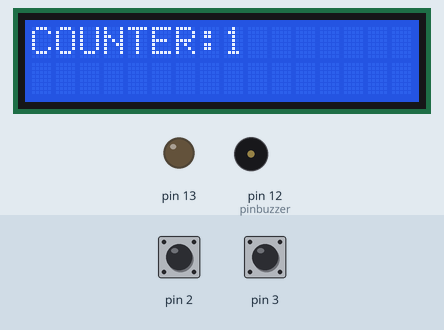
The sketch below on a simulated Arduino Uno, built with avr-gcc and run on an emulated ATmega328P. On the bench: 16×2 character LCD, output pins drawn as LEDs (lit = HIGH), buzzer (waves = sounding). The inputs (shaded band) are chosen by the test bench; at power-on: pin 3 HIGH, pin 2 HIGH.

Above: at 4.2 s.
4.3 s: pin 3 pulled LOW for 0.15 s
At 4.8 s:
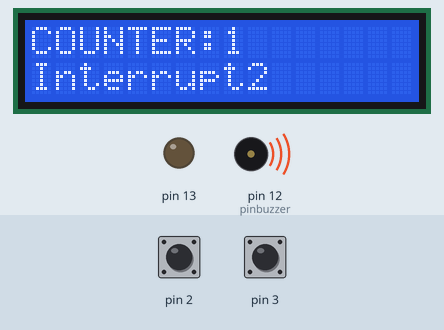
7.4 s: pin 2 pulled LOW for 0.15 s
At 7.9 s:
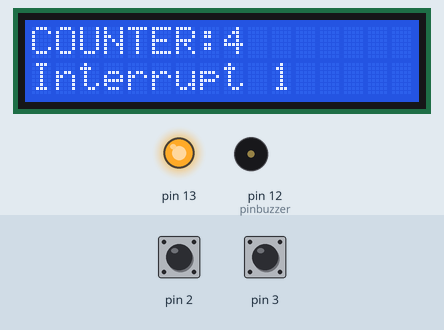
9.5 s: pin 2 pulled LOW for 1 s
At 10.9 s:
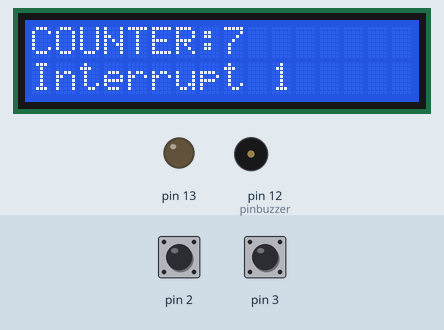
12.6 s: pin 3 pulled LOW for 1 s
At 14.9 s:
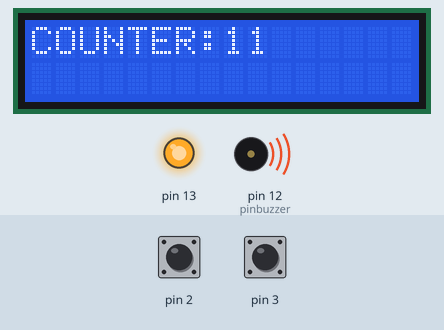
Timing chart, 0 to 16.4 s (numbered marks = the images above; inputs shaded):
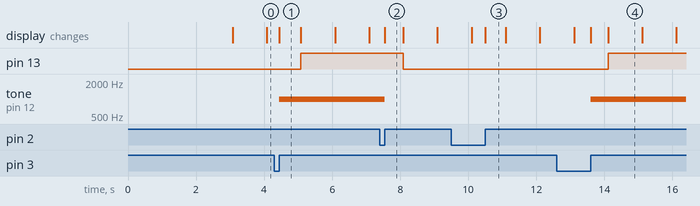

Measured:
- after the input at 4.3 s, pin 13: LOW → HIGH after 0.78 s; tone on pin 12 (pinbuzzer): silent → 1000 Hz after 0.15 s; the display: changes after 0.15 s (image 1)
- after the input at 7.4 s, pin 13: HIGH → LOW after 0.69 s; tone on pin 12 (pinbuzzer): 1000 Hz → silent after 0.15 s; the display: changes after 0.15 s (image 2)
- after the input at 9.5 s, the display: first differs from a run without the input after 1.0 s (image 3)
- after the input at 12.6 s, pin 13: LOW → HIGH after 1.5 s; tone on pin 12 (pinbuzzer): silent → 1000 Hz after 1.0 s; the display: first differs from a run without the input after 1.0 s (image 4 shows a later state)
- what the display in image 1 shows lasts 0.6 s, from 4.5 s to 5.1 s
- what the display in image 2 shows lasts 0.5 s, from 7.6 s to 8.1 s
- what the display in image 4 shows lasts 1.0 s, from 14.1 s to 15.1 s

The sketch:

prototype.ino
```cpp
#include <LiquidCrystal.h>
//projet de fin de session / test de base des composants, prototype arduino..

LiquidCrystal lcd(7, 6, 8, 5, 10, 11);
volatile int sortie = LOW;
const int pinbuzzer = 12;
int i = 0;

void buttonPressed1()           //ISR function excutes when push button at pinD2 is pressed
{
   sortie = LOW;                //Change Output value to LOW
   lcd.setCursor(0,1);
   lcd.print("Interrupt 1");
    noTone(pinbuzzer);
}

void buttonPressed2()           //ISR function excutes when push button at pinD3 is pressed
{
   sortie = HIGH;               //Change Output value to HIGH
   lcd.setCursor(0,
   1);
   lcd.print("Interrupt2");
   tone(pinbuzzer, 1000);
}

void setup()
{
  pinMode(2, INPUT);
  pinMode(2, INPUT_PULLUP);
  pinMode(3, INPUT);
  pinMode(3, INPUT_PULLUP);

  pinMode(12,OUTPUT);
  pinMode(13,OUTPUT);

  lcd.begin(16,2);                              //  setting LCD as 16x2 type
  lcd.setCursor(0,0);
  lcd.print("CIRCUIT AVEC INTERRUPT");
  lcd.setCursor(0,1);
  lcd.print("Arduino Interrupt");
  delay(3000);
  lcd.clear();

  attachInterrupt(digitalPinToInterrupt(2),buttonPressed1,RISING);  //  function for creating external interrupts at pin2 on Rising (LOW to HIGH)
  attachInterrupt(digitalPinToInterrupt(3),buttonPressed2,RISING);  //  function for creating external interrupts at pin3 on Rising (LOW to HIGH)
}

void loop()
{
   lcd.clear();
   lcd.print("COUNTER:");
   lcd.print(i);
   ++i;
   delay(1000);
   digitalWrite(13,sortie);     //Turns LED ON or OFF depending upon sortie value
}
```
